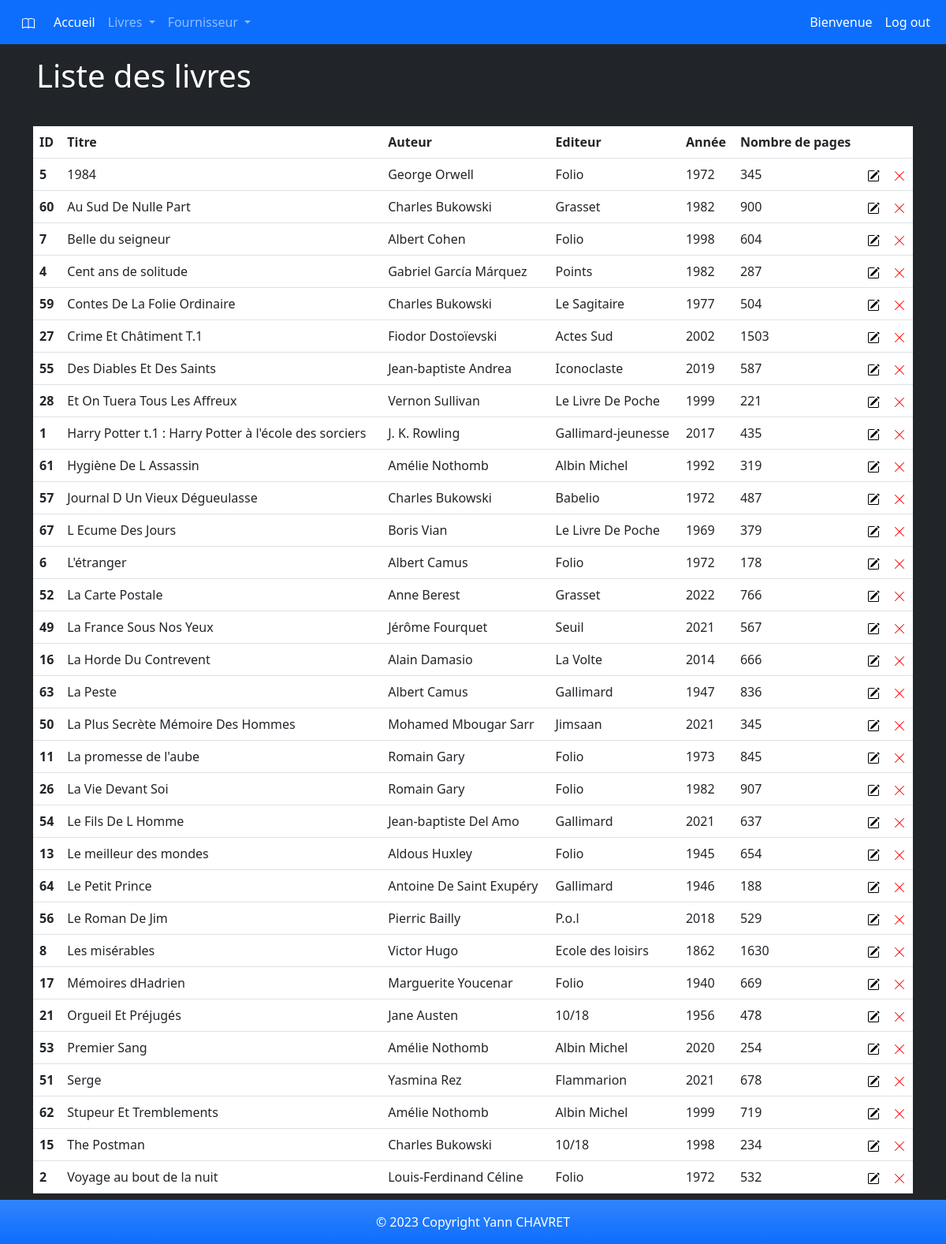
The app's page /Affichage_Livres.php with its own data.
### tables this page shows
CREATE TABLE `Livres` (
  `ID` int(11) NOT NULL,
  `Nom` varchar(100) NOT NULL,
  `Auteur` varchar(100) NOT NULL,
  `Editeur` varchar(100) NOT NULL,
  `Annee` int(4) NOT NULL,
  `NombreDePages` int(5) NOT NULL
);

### Affichage_Livres.php (the view, shortened to what this page needs)
<?php
include("header.php");
?>
<h1 class="container p-3 mb-2">Liste des livres</h1>
<?php
$connex = Connexion("MyDB2");
try {
    $requete = $connex->prepare("SELECT * FROM Livres order by `Nom`");
    $requete->execute();
?>
    <section style="min-height:calc(100vh - 112px)">
        <div class="container">
            <table class="table p-3 mb-2 bg-white text-dark rounded my-4">
                <thead>
                    <tr>
                        <th scope="col">ID</th>
                        <th scope="col">Titre</th>
                        <th scope="col">Auteur</th>
                        <th scope="col">Editeur</th>
                        <th scope="col">Année</th>
                        <th scope="col">Nombre de pages</th>
                        <th scope="col"></th>
                        <th scope="col"></th>
                    </tr>
                </thead>
                <?php
                while ($obj = $requete->fetch(PDO::FETCH_OBJ)) {
                ?>
                    <tbody>
                        <tr>
                            <th scope="row"><?= $obj->ID ?></th>
                            <td><?= $obj->Nom ?></td>
                            <td><?= $obj->Auteur ?></td>
                            <td><?= $obj->Editeur ?></td>
                            <td><?= $obj->Annee ?></td>
                            <td><?= $obj->NombreDePages ?></td>
                            <td><a href="Formulaire_Modification.php?id=<?= $obj->ID ?>"></a></td>
                            <td><a href="Traitement_Suppression.php?id=<?= $obj->ID ?>"><svg xmlns="http://www.w3.org/2000/svg" width="16" height="16" fill="red" class="bi bi-x-lg" viewBox="0 0 16 16">
                                        <path d="M2.146 2.854a.5.5 0 1 1 .708-.708L8 7.293l5.146-5.147a.5.5 0 0 1 .708.708L8.707 8l5.147 5.146a.5.5 0 0 1-.708.708L8 8.707l-5.146 5.147a.5.5 0 0 1-.708-.708L7.293 8 2.146 2.854Z" />
                                    </svg></a></td>
                        </tr>
                <?php
                }
            } catch (PDOException $e) {
                die('<p>Echec de connexion. Erreur[' . $e->getCode() . ']:  ' . $e->getMessage() . '</p>');
            }
                ?>
                    </tbody>
            </table>
        </div>
    </section>
    <?php
    include("footer.php");
    ?>

### records on screen
livres: ID "5", Nom "1984", Auteur "George Orwell", Editeur "Folio", Annee "1972", NombreDePages "345"
livres: ID "60", Nom "Au Sud De Nulle Part", Auteur "Charles Bukowski", Editeur "Grasset", Annee "1982", NombreDePages "900"
livres: ID "7", Nom "Belle du seigneur", Auteur "Albert Cohen", Editeur "Folio", Annee "1998", NombreDePages "604"
livres: ID "4", Nom "Cent ans de solitude", Auteur "Gabriel García Márquez", Editeur "Points", Annee "1982", NombreDePages "287"
livres: ID "59", Nom "Contes De La Folie Ordinaire", Auteur "Charles Bukowski", Editeur "Le Sagitaire", Annee "1977", NombreDePages "504"
livres: ID "27", Nom "Crime Et Châtiment T.1", Auteur "Fiodor Dostoïevski", Editeur "Actes Sud", Annee "2002", NombreDePages "1503"
livres: ID "55", Nom "Des Diables Et Des Saints", Auteur "Jean-baptiste Andrea", Editeur "Iconoclaste", Annee "2019", NombreDePages "587"
livres: ID "28", Nom "Et On Tuera Tous Les Affreux", Auteur "Vernon Sullivan", Editeur "Le Livre De Poche", Annee "1999", NombreDePages "221"
livres: ID "1", Nom "Harry Potter t.1 : Harry Potter à l'école des sorciers", Auteur "J. K. Rowling", Editeur "Gallimard-jeunesse", Annee "2017", NombreDePages "435"
livres: ID "61", Nom "Hygiène De L Assassin", Auteur "Amélie Nothomb", Editeur "Albin Michel", Annee "1992", NombreDePages "319"
livres: ID "57", Nom "Journal D Un Vieux Dégueulasse", Auteur "Charles Bukowski", Editeur "Babelio", Annee "1972", NombreDePages "487"
livres: ID "67", Nom "L Ecume Des Jours", Auteur "Boris Vian", Editeur "Le Livre De Poche", Annee "1969", NombreDePages "379"
livres: ID "6", Nom "L'étranger", Auteur "Albert Camus", Editeur "Folio", Annee "1972", NombreDePages "178"
livres: ID "52", Nom "La Carte Postale", Auteur "Anne Berest", Editeur "Grasset", Annee "2022", NombreDePages "766"
livres: ID "49", Nom "La France Sous Nos Yeux", Auteur "Jérôme Fourquet", Editeur "Seuil", Annee "2021", NombreDePages "567"
livres: ID "16", Nom "La Horde Du Contrevent", Auteur "Alain Damasio", Editeur "La Volte", Annee "2014", NombreDePages "666"
livres: ID "63", Nom "La Peste", Auteur "Albert Camus", Editeur "Gallimard", Annee "1947", NombreDePages "836"
livres: ID "50", Nom "La Plus Secrète Mémoire Des Hommes", Auteur "Mohamed Mbougar Sarr", Editeur "Jimsaan", Annee "2021", NombreDePages "345"
livres: ID "11", Nom "La promesse de l'aube", Auteur "Romain Gary", Editeur "Folio", Annee "1973", NombreDePages "845"
livres: ID "26", Nom "La Vie Devant Soi", Auteur "Romain Gary", Editeur "Folio", Annee "1982", NombreDePages "907"
livres: ID "54", Nom "Le Fils De L Homme", Auteur "Jean-baptiste Del Amo", Editeur "Gallimard", Annee "2021", NombreDePages "637"
livres: ID "13", Nom "Le meilleur des mondes", Auteur "Aldous Huxley", Editeur "Folio", Annee "1945", NombreDePages "654"
livres: ID "64", Nom "Le Petit Prince", Auteur "Antoine De Saint Exupéry", Editeur "Gallimard", Annee "1946", NombreDePages "188"
livres: ID "56", Nom "Le Roman De Jim", Auteur "Pierric Bailly", Editeur "P.o.l", Annee "2018", NombreDePages "529"
livres: ID "8", Nom "Les misérables", Auteur "Victor Hugo", Editeur "Ecole des loisirs", Annee "1862", NombreDePages "1630"
livres: ID "17", Nom "Mémoires dHadrien", Auteur "Marguerite Youcenar", Editeur "Folio", Annee "1940", NombreDePages "669"
livres: ID "21", Nom "Orgueil Et Préjugés", Auteur "Jane Austen", Editeur "10/18", Annee "1956", NombreDePages "478"
livres: ID "53", Nom "Premier Sang", Auteur "Amélie Nothomb", Editeur "Albin Michel", Annee "2020", NombreDePages "254"
livres: ID "51", Nom "Serge", Auteur "Yasmina Rez", Editeur "Flammarion", Annee "2021", NombreDePages "678"
livres: ID "62", Nom "Stupeur Et Tremblements", Auteur "Amélie Nothomb", Editeur "Albin Michel", Annee "1999", NombreDePages "719"
livres: ID "15", Nom "The Postman", Auteur "Charles Bukowski", Editeur "10/18", Annee "1998", NombreDePages "234"
livres: ID "2", Nom "Voyage au bout de la nuit", Auteur "Louis-Ferdinand Céline", Editeur "Folio", Annee "1972", NombreDePages "532"
